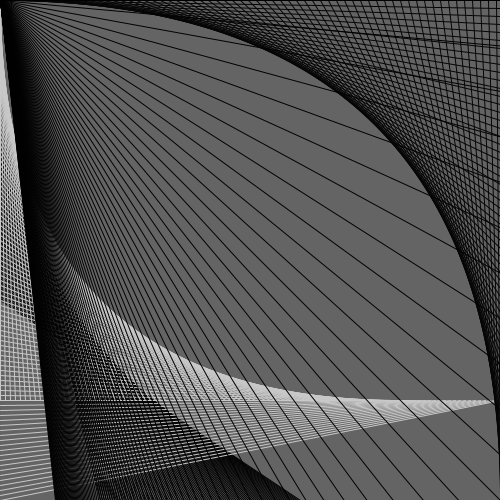
Frame 1 (no input)
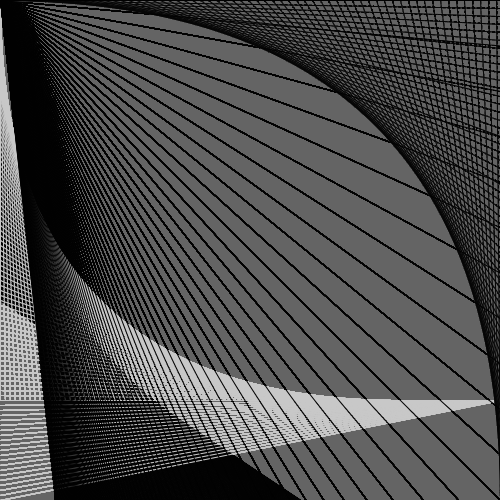
Frame 60 (the mouse pressed at the canvas centre just before this capture)
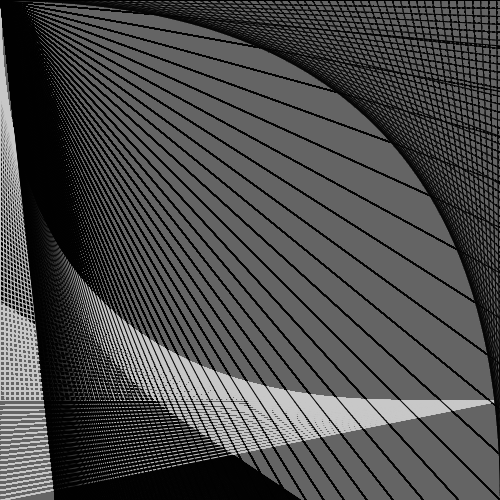
Frame 120 (the mouse held since frame 60 and released just before this capture)

The Processing sketch that drew these frames (run headless with seeded random() and noise(); from frame 60 on, the mouse is pressed at the canvas centre):

// Processing sketch: processing_113875
// ── processing_113875.pde

void setup(){
  
  size(500,500);
  background(100,255);
  smooth();
  
  
}

void draw(){
  ///background(255,255);
  
  
  pushMatrix();
  stroke(2);
  for(int a=100 ; a<=300; a=a+2){
  line(a, 500,0,a);
  }
  
  
  popMatrix();
  
   
  pushMatrix();
  stroke(200);
  for(int a=0 ; a<=500; a=a+5){
  line(a, 400,0,a);
  }
  
  
  popMatrix();
  
   
  pushMatrix();
  stroke(100);
  for(int a=0 ; a<=500; a=a+5){
  line(500,a,a,0);
  }
  
  popMatrix();
  
   
  pushMatrix();
  stroke(5);
  for(int a=0 ; a<=500; a=a+8){
  line(500,a,a,0);
  
   }
   
   popMatrix();
   
   
     
  pushMatrix();
  stroke(1);
  for(int a=0 ; a<=5000; a=a+50){
  line(0,0,550,a);
  
   }
   
   popMatrix();
   
  for(int c=100; c<=200; c=c+10){
  fill(c);
  }
 // ellipse(250,225,250,250);
//ellipse(mouseX,mouseY,60,60);
 
  
  
  
  
  
}
